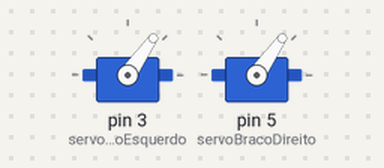
A sketch run on a simulated Arduino Uno, built with avr-gcc and run on an emulated ATmega328P. On the bench: 2 × servo. What the sketch prints to the serial monitor is not drawn.

Above: at 0.05 s.
At 4.0 s:
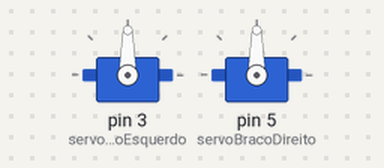
Timing chart, 0 to 5.2 s (numbered marks = the images above):
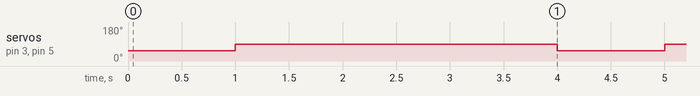

The sketch:

Main.ino
```cpp
//--------------------  MAIN  -------------------------\\

#include <Servo.h>

int valorServoPararado = 90;

Servo servoBracoDireito;
Servo servoBracoEsquerdo;

Servo rodaDireita;
Servo rodaEsquerda;

void setup()
{
  Serial.begin(115200);
  servoBracoEsquerdo.attach(3);
  servoBracoDireito.attach(5);
  Serial.println("Começando em 10 segundos: ");
}

void loop()
{
  subirBraco();
  delay(1000);
  parar();
  delay(3000);
}
```

Braco.ino
```cpp
/*
 # Vire o robô de frente para você:
 # Abra os braços... agora já sabe onde fica a direita e a esquerda
 */

void subirBraco()
{
  servoBracoEsquerdo.write(valorServoPararado - 35);
  servoBracoDireito.write(valorServoPararado - 35);
}


void parar()
{
  servoBracoEsquerdo.write(valorServoPararado);
  servoBracoDireito.write(valorServoPararado);
}
```

Measured:
- by itself, servo on pin 3 (servoBracoEsquerdo), servo on pin 5 (servoBracoDireito): alternates 90° for 3.0 s and 55° for 1.0 s
